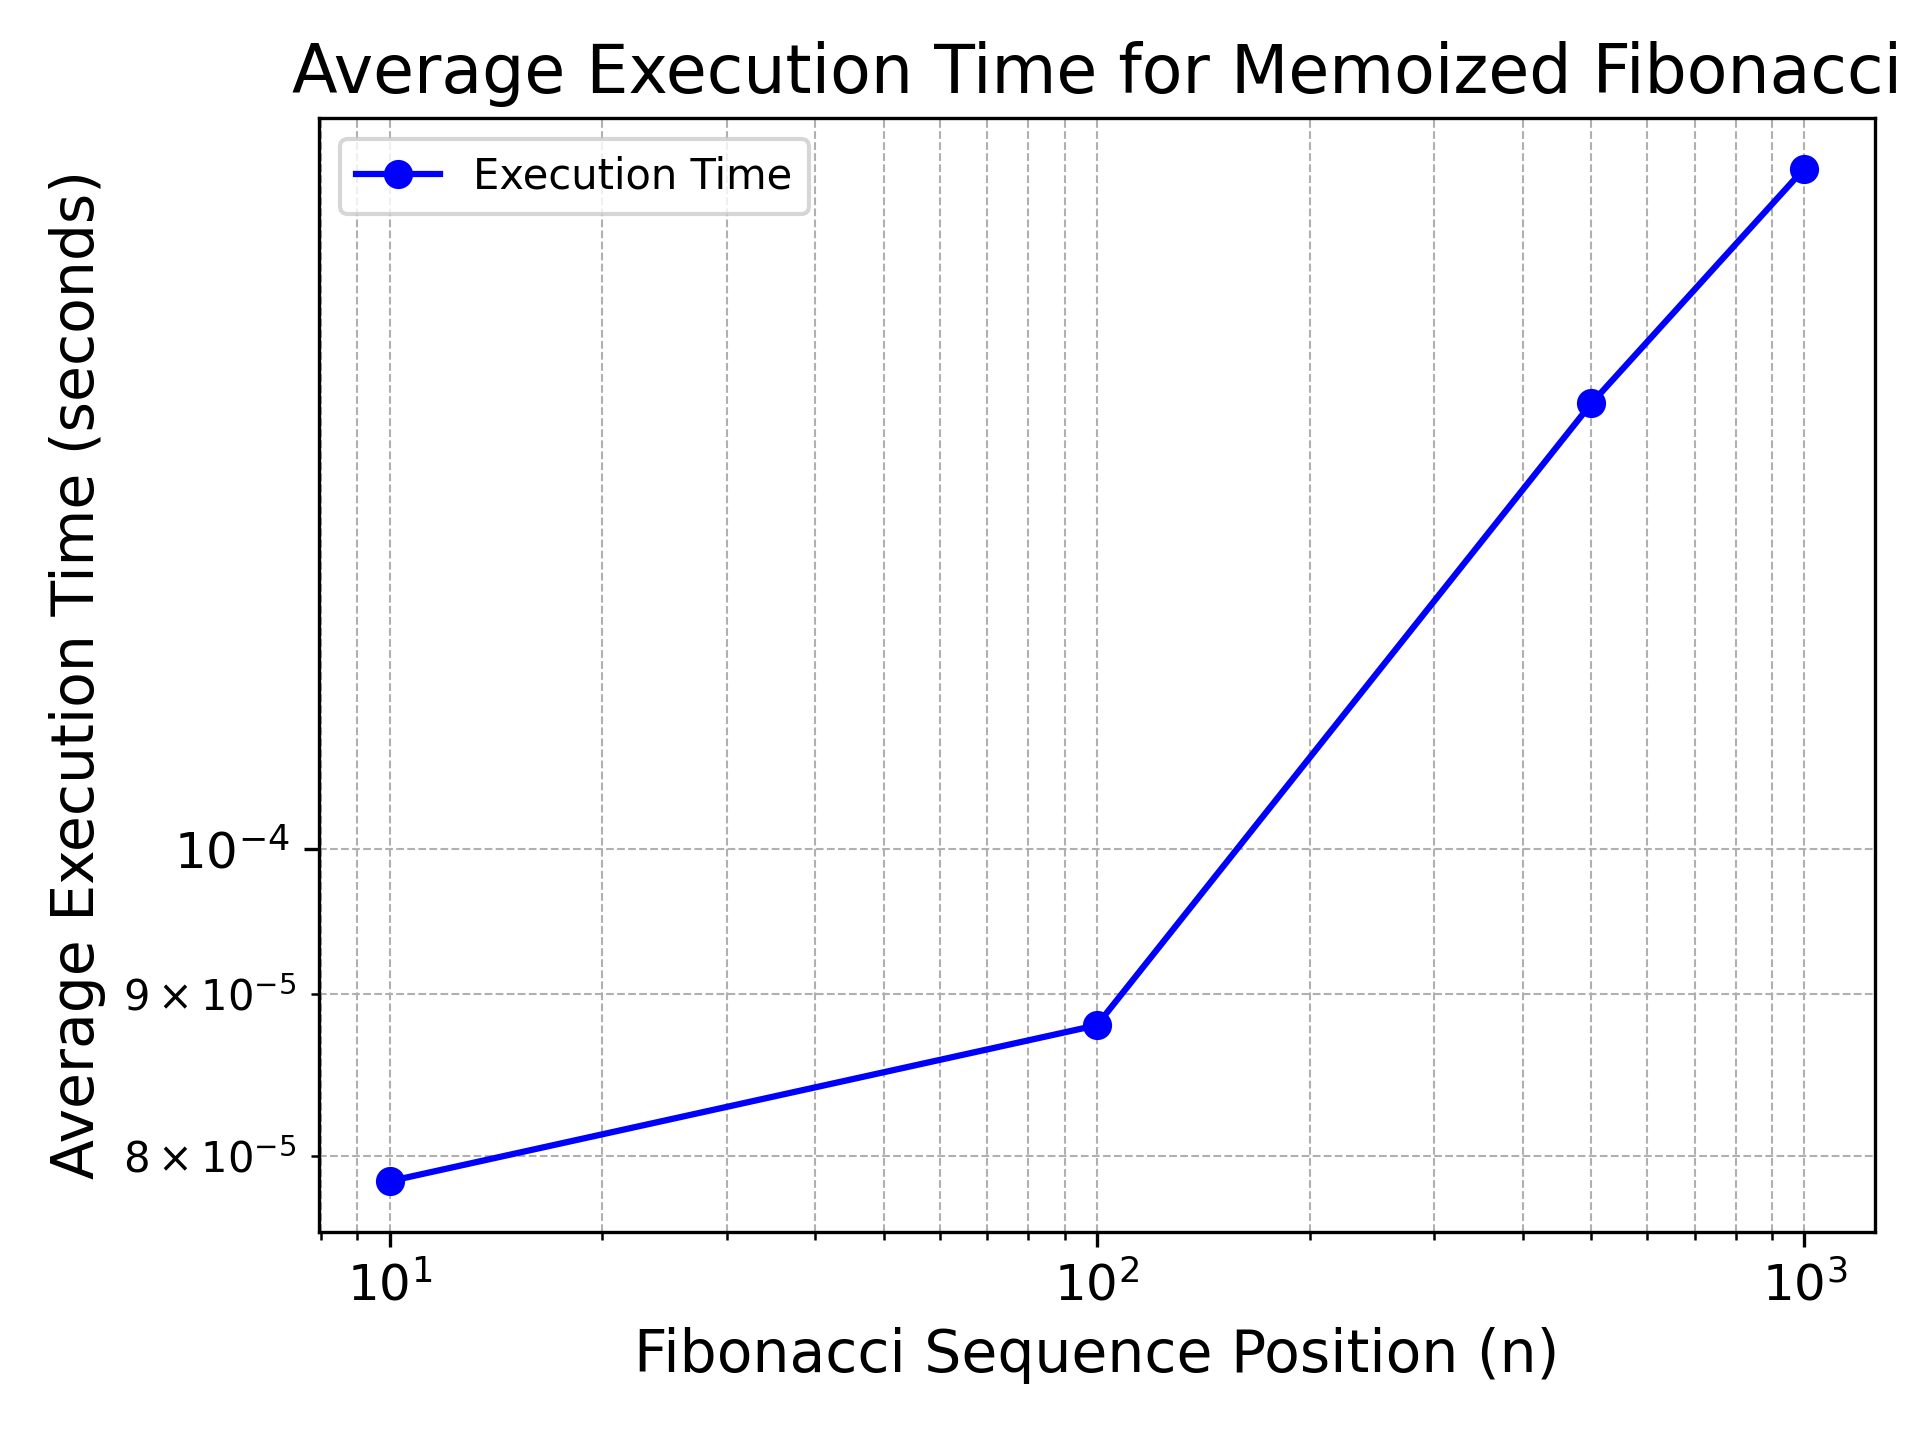

Write Python code to recreate this figure.
import matplotlib.pyplot as plt

# Fibonacci positions
fib_positions = [10, 100, 500, 1000]

# Execution times in seconds
execution_times = [7.85718E-5, 8.7983E-5, 1.381102E-4, 1.637494E-4]

# Create a figure and axis with more customization options
fig, ax = plt.subplots()

# Plot the data with a solid line and markers
ax.plot(fib_positions, execution_times, marker='o',
        linestyle='-', color='b', label='Execution Time')

# Set axis labels and title with larger font size
ax.set_xlabel('Fibonacci Sequence Position (n)', fontsize=14)
ax.set_ylabel('Average Execution Time (seconds)', fontsize=14)
ax.set_title('Average Execution Time for Memoized Fibonacci', fontsize=16)

# Use a logarithmic scale for both axes
ax.set_xscale('log')
ax.set_yscale('log')

# Add a grid for better readability
ax.grid(True, which='both', linestyle='--', lw=0.5)

# Add a legend
ax.legend()

# Customize the appearance of tick labels
ax.tick_params(axis='both', which='major', labelsize=12)
ax.tick_params(axis='both', which='minor', labelsize=10)

# Save the figure with higher resolution and better layout
fig.tight_layout()
fig.savefig('MemoizedGraph.png', dpi=300)

# Show the plot (optional)
plt.show()
